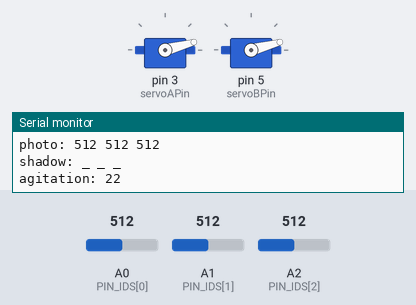
The sketch below on a simulated Arduino Uno, built with avr-gcc and run on an emulated ATmega328P. Shown: 2 × servo, the last lines printed to the serial monitor. Inputs (shaded band) come from the test bench; at power-on: A0 (PIN_IDS[0]) = 512, A1 (PIN_IDS[1]) = 512, A2 (PIN_IDS[2]) = 512. Random numbers use the default seed unless the sketch sets one.

Above: at 1.2 s.
1.3 s: A0 (PIN_IDS[0]) set to 306
4.3 s: A1 (PIN_IDS[1]) set to 306
At 5.3 s:
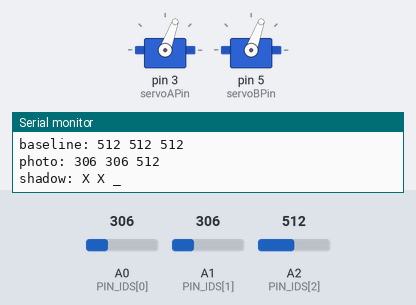
7.3 s: A0 (PIN_IDS[0]) set to 511
At 8.2 s:
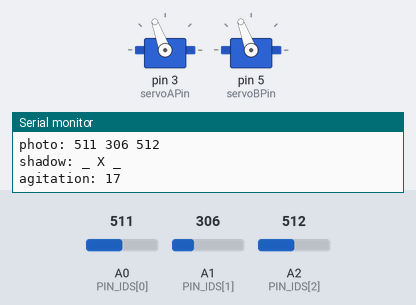
10.3 s: A1 (PIN_IDS[1]) set to 511
At 10.98 s:
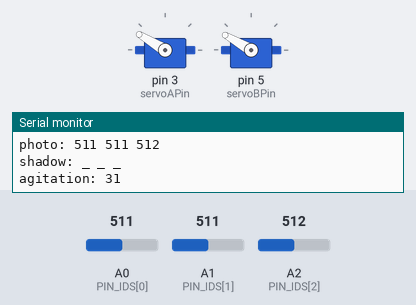
13.3 s: A2 (PIN_IDS[2]) set to 306
At 13.46 s:
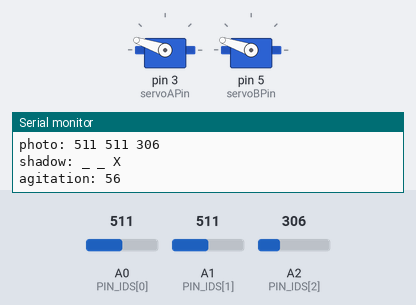
16.3 s: A2 (PIN_IDS[2]) set to 1023
Timing chart, 0 to 24.5 s (numbered marks = the images above; inputs shaded):
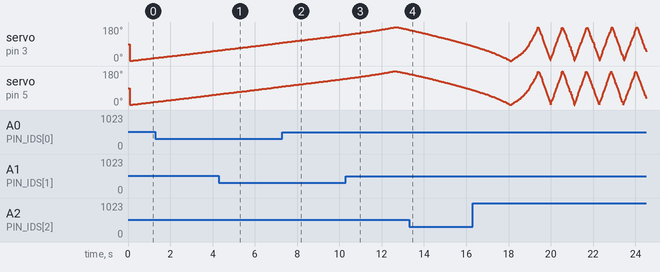

The sketch:

InvisibleCat.ino
```cpp
#include <Servo.h>
#define NPINS 3
#define FOR_EVERY_PIN for (int i = 0; i < NPINS; i++ )

#define POS_ONE 1
#define POS_TWO 2
#define POS_THREE 3
#define POS_FOUR 4
#define POS_FIVE 5
#define POS_NULL 0

#define MAX_AGITATION 100
#define MIN_AGITATION 10
#define MIN_SERVO_PERIOD 1
#define MAX_SERVO_PERIOD 30
#define SERVO_PERIOD_NOISE 3
#define SHADOW_CHANGE_THRESHOLD 5


static int PIN_IDS[3] = {A0, A1, A2};
static int photoArray[3];
static int baseline[3];
static int sigma[3] = {SHADOW_CHANGE_THRESHOLD, SHADOW_CHANGE_THRESHOLD, SHADOW_CHANGE_THRESHOLD};
static bool shadow[3] = {false, false, false};
static int handPos;
static int handVel;

static int framesSinceLastUpdate = 0;
static int framesBetweenUpdate = 100;

static int agitation = MIN_AGITATION;

// TODO: class these
Servo servoA;
static int servoAPin = 3;
static int servoAPos = 0;
static int servoAVel = 1;
static int servoAFramesSinceLastMove = 0;
static int servoAFramesPerMove = MAX_SERVO_PERIOD;

Servo servoB;
static int servoBPin = 5;
static int servoBPos = 0;
static int servoBVel = 1;
static int servoBFramesSinceLastMove = 0;
static int servoBFramesPerMove = MAX_SERVO_PERIOD;


void setup() {
    //implicit input on PHOTO_0-2

    // init baseline
    FOR_EVERY_PIN {
        baseline[i] = analogRead(PIN_IDS[i]);
    }

    delay(10);
    servoA.attach(servoAPin);
    servoB.attach(servoBPin);

    Serial.begin(9600);
}

/* utils */

void printArray(int* arr) {
    FOR_EVERY_PIN {
        Serial.print(arr[i]);
        Serial.print(' ');
    }
    Serial.println();
}

void printShadowArray() {
    FOR_EVERY_PIN {
        if (shadow[i]) {
          Serial.print('X');

        } else {
          Serial.print('_');
        }
        Serial.print(' ');
    }
    Serial.println();
}

/* refresh state */
void updatePhotoArray() {
    FOR_EVERY_PIN {
        photoArray[i] = analogRead(PIN_IDS[i]);
    }
}

void updateShadow() {
    FOR_EVERY_PIN {
        if (photoArray[i] < (baseline[i] - sigma[i])) {
            shadow[i] = true;
        } else {
            shadow[i] = false;
        }
    }
}

int getHandPos() {
    FOR_EVERY_PIN {
        if (shadow[i]) {
            // see if hand is between two
            if (i < (NPINS - 1) && shadow[i+1]) {
                if (i == 0) {return POS_TWO; }
                else if (i==1) {return POS_FOUR;}
            }

            // hand isn't hitting two pins. must be over single pin.
            if (i == 0) {return POS_ONE; }
            if (i == 1) {return POS_THREE; }
            if (i == 2) {return POS_FIVE; }
        }
    }
    return POS_NULL;
}

void updateHand() {
    int newHandPos = getHandPos();
    handVel = newHandPos - handPos;
    handPos = newHandPos;
}

bool anyHand() {
  FOR_EVERY_PIN {
    if (shadow[i]) {
      return true;
    }
  }
  return false;
}

void updateAgitation() {


    if (handVel == 1) {
        agitation -= 10;
    } else if (handVel == 2 || handVel == 3) {
        agitation -= 6;
    }
    if (anyHand()) {
      agitation += 1;
    } else {
      agitation += 3;
    }
    agitation = constrain(agitation, MIN_AGITATION, MAX_AGITATION);
}


void updateServoSpeeds() {
    int newServoPeriod = map(agitation, MIN_AGITATION, MAX_AGITATION, MAX_SERVO_PERIOD, MIN_SERVO_PERIOD);

    servoAFramesPerMove = constrain(
        random(newServoPeriod - SERVO_PERIOD_NOISE, newServoPeriod + SERVO_PERIOD_NOISE),
        MIN_SERVO_PERIOD, MAX_SERVO_PERIOD);
    servoBFramesPerMove = constrain(
        random(newServoPeriod - SERVO_PERIOD_NOISE, newServoPeriod + SERVO_PERIOD_NOISE),
        MIN_SERVO_PERIOD, MAX_SERVO_PERIOD);
}
void loop() {
    updateServoSpeeds();


    framesSinceLastUpdate += 1;
    if (framesSinceLastUpdate >= framesBetweenUpdate) {
        updatePhotoArray();
        updateShadow();
        updateHand();
        updateAgitation();
        framesSinceLastUpdate = 0;

        Serial.print("baseline: ");
        printArray(baseline);
        Serial.print("photo: ");
        printArray(photoArray);
        Serial.print("shadow: ");
        printShadowArray();
        Serial.print("agitation: ");
        Serial.println(agitation);
        Serial.println();
    }

    servoAFramesSinceLastMove += 1;
    if (servoAFramesSinceLastMove >= servoAFramesPerMove) {
        servoAPos = constrain(servoAPos + servoAVel, 0, 180);
        if (servoAPos == 0 || servoAPos == 180) servoAVel = -servoAVel;
        servoA.write(servoAPos);
        servoAFramesSinceLastMove = 0;
    }

    servoBFramesSinceLastMove += 1;
    if (servoBFramesSinceLastMove >= servoBFramesPerMove) {
        servoBPos = constrain(servoBPos + servoBVel, 0, 180);
        if (servoBPos == 0 || servoBPos == 180) servoBVel = -servoBVel;
        servoB.write(servoBPos);
        servoBFramesSinceLastMove = 0;
    }
    delay(1000 / 360);
}
```
